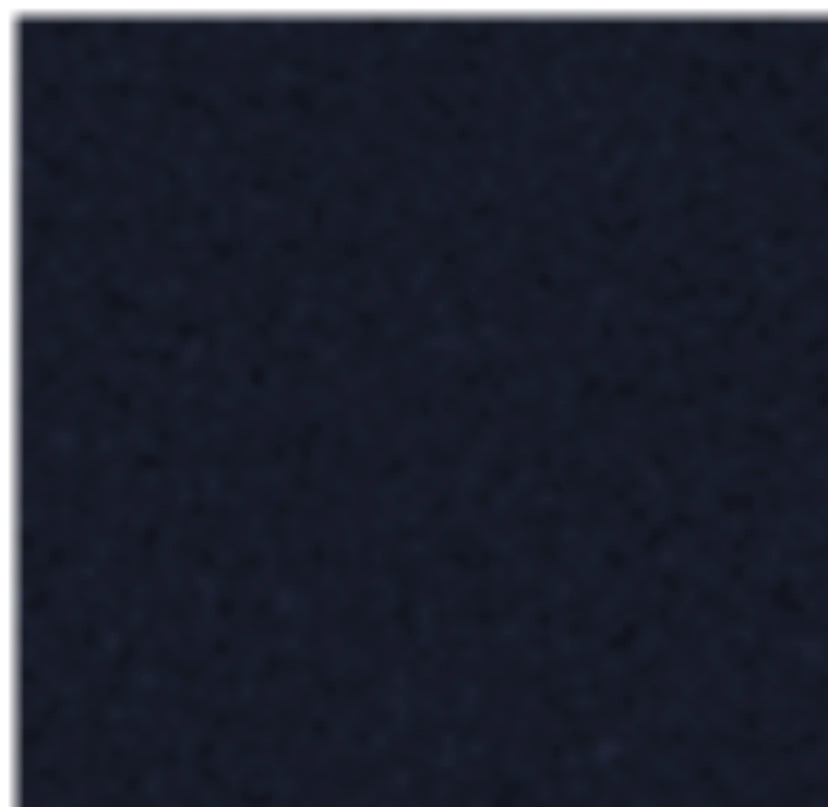
#> input picture assets/images/village/iso/sol/terrain_00.nuit.webp, 1656 x 1614 px (shown at 1/2 size)
$ python -i loupe_bc_sondes5.py   (imports and definitions only)
#> lines starting #> are read from the running program, lines starting #| are printed output that depends on the picture
#> further down, picture is the input picture: PIL image 1656x1614 RGBA; mean R, G, B, A 22.4, 26.6, 40.1, 245.1
#!/usr/bin/env python3
"""Loupe BC sondes-5: repaint a real capture's lower part (the try2 recipe), keep only the ground as a stamp.

    python3 scripts/iso/loupe_bc_sondes5.py prep | geom | paint [--try N] [--n 4] [--note ...] | check [--try N]
                                                | build [--try N] [--pick vK] | planche [--try N] [--pick vK]

Dev only, never wired into the app. FLUX goes through iso_loop's registry, generated in the cache then copied.
"""
import argparse
import concurrent.futures
import json
import math
import pathlib
import sys

sys.path.insert(0, str(pathlib.Path(__file__).parent))
sys.path.insert(0, str(pathlib.Path(__file__).parent.parent))
import loupe_bc_sol as sol
import loupe_targets as T
from cuire_sol import LARGEUR, PX, TERRAIN_XY, centre_px
from iso_loop import FLUX3, guard_endpoint, reserve, settle
from lib import flux
from PIL import Image, ImageChops, ImageDraw, ImageFilter, ImageStat

# [1 line that did not run here, left out]
CACHE = flux.ORIGINALS.parent / "loupes-sondes5"
# [1 line that did not run here, left out]
# [1 line that did not run here, left out]
# [1 line that did not run here, left out]
UP = 2  # 3 px/dp wanted, the screen draws Z = 1.5 px/dp: 2 output px per screen px
# Pieces, crops in screen px. L = the first probe (try1, try2). A and B: full width, B overlaps A by 140 px.
PIECES = {"L": (200, 1280, 856, 2048), "A": (0, 1300, 1080, 1900), "B": (0, 1760, 1080, 2400)}
PIECE = "L"
GEN = 1
CROP = PIECES[PIECE]
W, H = (CROP[2] - CROP[0]) * UP, (CROP[3] - CROP[1]) * UP


def set_gen(g):
    global GEN
    GEN = g


# [4 lines left out: function set_piece, not called in this run]
EACH = 0.14  # reservation per image, settled at the billed cost
# Baseline's screen-fixed bottom corner trees (defect G03), polygons in screen px, covered with meadow.
TREES = [
    [(1000, 1760), (1080, 1760), (1080, 2400), (700, 2400), (720, 2150), (760, 1960), (830, 1880)],
    [(0, 2000), (330, 2000), (330, 2400), (0, 2400)],
]


DY = 10  # measured on the road junction, terrain against capture: the vertex formula is ~10 screen px high


def scr2ter(sx, sy):
    """Screen px -> terrain px (a translate and a scale, the map is not rotated)."""
    return ((((sx - TX) / Z) + LARGEUR / 2 - TERRAIN_XY[0]) * PX, (((sy + DY - TY) / Z) - TERRAIN_XY[1]) * PX)


def base():
    return Image.open(T.LOUPES / "baseline/p06-jour.png").convert("RGB")


# Lift: the terrain's dark forest-floor polygons and the grey world edge, brought to the meadow's tone and value.
# Colour centres measured on the baseline (mean RGB of clean patches); the texture stays, only its mean moves.
MEADOW = (148, 142, 107)
CLASSES = ((110, 112, 97), (91, 87, 74))  # dark polygon floor, grey outside
LIFT_DIST = 18


def solid(c, size):
    return Image.new("RGB", size, c)


# [22 lines left out: function lift, not called in this run]


GAP = [  # more to paint out of the input: the left trunk at the edge, the real forest cluster at the road's end
    [(0, 1560), (90, 1560), (90, 1830), (0, 1830)],
    [(920, 1650), (1080, 1650), (1080, 1860), (920, 1860)],  # the real forest sprite at the right edge
    [(310, 2100), (380, 1960), (560, 1935), (700, 1955), (785, 2040), (775, 2185), (600, 2260), (430, 2225)],
]


def fill_trees(im):
    """Paint the corner trees and the cluster out of the input with the dark floor's tone plus a fine grain."""
    w, h = im.size
#> w = 1656; h = 1614
    grain = Image.effect_noise(im.size, 14).filter(ImageFilter.GaussianBlur(0.8))
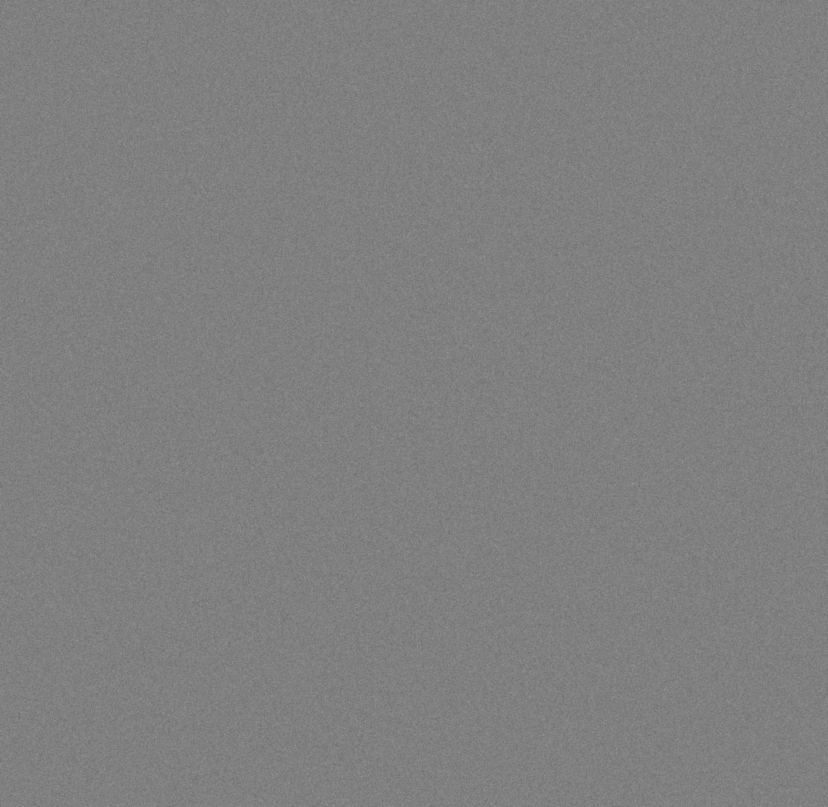
#> grain: PIL image 1656x1614 L (shown at 1/2 size); min 101, max 154, mean 127.5
    cover = ImageChops.add(solid(CLASSES[0], im.size), Image.merge("RGB", (grain, grain, grain)), 1, -128)
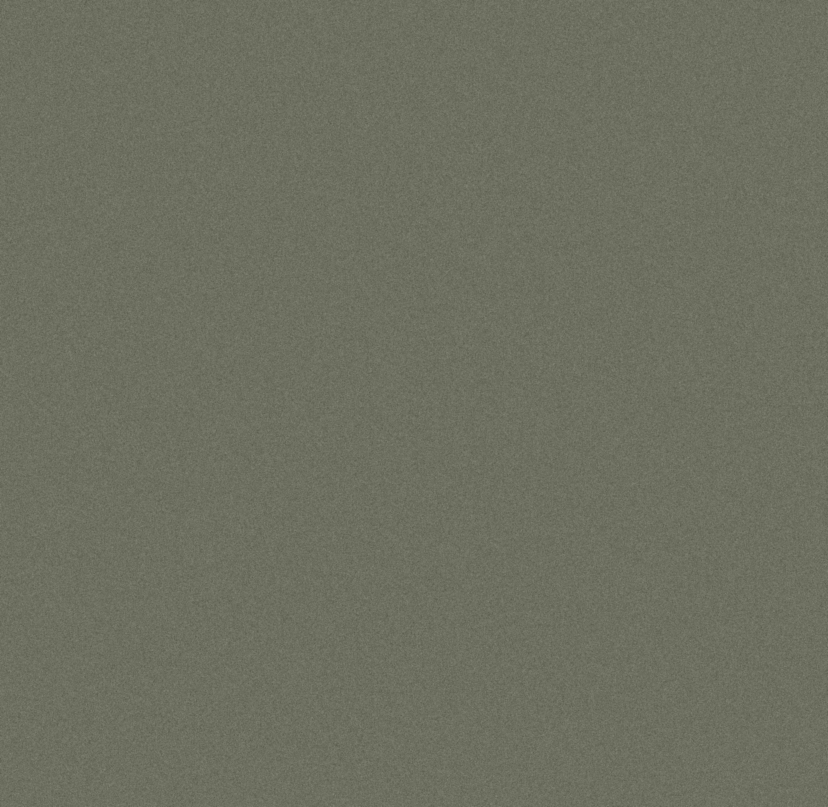
#> cover: PIL image 1656x1614 RGB (shown at 1/2 size); mean R, G, B 109.5, 111.5, 96.5
    m = Image.new("L", im.size, 0)
#> m: PIL image 1656x1614 L; every value is 0
    d = ImageDraw.Draw(m)
    extra = []
    if GEN >= 2:  # the capture's field sprites (runtime, switched off here) and the baked flat road shape go too
        for sp in DUMP["sprites"]:
            if sp.get("layer") == "field" and sp["y"] + sp["h"] > 1290 and sp["y"] < 2100 and sp["x"] + sp["w"] > 0 and sp["x"] < 1080:
                extra.append([(sp["x"], sp["y"]), (sp["x"] + sp["w"], sp["y"]), (sp["x"] + sp["w"], sp["y"] + sp["h"]), (sp["x"], sp["y"] + sp["h"])])
        extra.append([(380, 1690), (580, 1690), (640, 1960), (520, 1960)])
    for pol in TREES + GAP + extra:
        d.polygon(pol, fill=255)
    return Image.composite(cover, im, m.filter(ImageFilter.GaussianBlur(4)))


# [7 lines left out: function no_bars, not called in this run]


def source_path():
    return CACHE / f"source_{PIECE}{'' if GEN == 1 else GEN}.png"


# [50 lines left out: functions prep, geom, not called in this run]


PROMPT = """Paint over image 1, a crop of a screenshot of an isometric village game, keeping its exact camera and framing.
ABSOLUTE RULE: every building, palisade fence and wall, villager and the river stay exactly where they are, same size, same shape, same silhouette. Do not move, add or remove any building or any house. Do not change the camera. The walled village stays the same.
Change only the land around the village, so that it looks like a hand-painted fantasy world map: rich, inked, painted with visible brush strokes, warm late-afternoon light from the top left. The style is given by images 2 and 3: Franco-Belgian comic ink, matte, two or three values per surface.
What to paint on the land:
- A pale sand-grey packed-earth road with a winding, curving course, wide at the palisade gate and reaching it, with small edge stones and grass tufts breaking its edges, leaving through the bottom of the picture.
- One wheat plot beside the road: flat parallel bands of golden wheat on ochre earth, its edges irregular and softened into the meadow, never a rectangle, with a few stooks of wheat and a scarecrow.
- One vegetable plot on the other side of the road: tilled rows with green plants, a low wooden fence and a well, edges blended into the grass.
- Everything touches the ground: dirt rings, tufts, pebbles at the foot of every object. Nothing floats. Calm meadow rest areas, detail falls off away from the road and the walls.
- Surroundings one or two value steps darker and less saturated than the village core; the village stays the brightest and most contrasted area.
- Shadows fall to the bottom right, cool slate blue (#2E3552), never black.
No text, no letters, no runes, no glossy surfaces, no noise texture, no perfect symmetry, no parallax, no vignette frame, no new houses.
MANDATORY REMOVALS: (a) the two huge dark trees in the bottom corners are already painted out, keep those corners as ordinary meadow with small trees of normal size; (b) the large flat darker polygon shapes in the meadow must disappear, replaced by living varied land; (c) every rectangular grid field and every straight green hedge strip must disappear; (d) the pale flat road shape becomes the real road described above. The camera stays high: no sky anywhere; the land fills the whole image. No small symbols or icons.
"""


PROMPT_A = PROMPT.split("MANDATORY REMOVALS")[0] + """The ground is already one continuous living meadow: keep it so, with soft lighter and darker patches, grass tufts, flowers and small stones, no flat polygon, no straight diagonal edge, no beige flat patch. Replace the rectangular grid field sprites and straight hedge strips with the plots described above. The camera stays high: no sky anywhere; the land fills the whole image. No small symbols or icons.
"""
PROMPT_B = """Paint over image 1, a crop of a screenshot of an isometric village game, keeping its exact camera and framing. The top part shows a packed-earth road coming down from a palisade gate, already painted: keep that part exactly as it is.
Continue the picture downwards, hand-painted like the top: rich, inked, painted with visible brush strokes, warm late-afternoon light from the top left, Franco-Belgian comic ink, matte, two or three values per surface (style given by images 2 and 3).
- The pale sand-grey road keeps going: it continues its winding course from the top and reaches the very bottom edge of the picture, never stops, never ends in a dead end, with small edge stones and grass tufts breaking its edges.
- Everything else is ordinary ground seen from a high camera, to the very edges: meadow with soft lighter and darker patches, forest floor with moss, ferns, fallen leaves, brambles, low bushes, flowers, stones and tufts. The grey cloudy area and the bare corners at the bottom must become this same ground, no grey, no flat colour, no void, no edge of the world.
- A few trees of normal size and a few saplings, scattered, with open ground between them, every trunk rooted in undergrowth. Never a continuous wall of trees, the road and the ground stay visible. No giant tree, no huge foreground tree, trees all about the same scale as in the top part.
- Shadows fall to the bottom right, cool slate blue (#2E3552), never black. Everything touches the ground, nothing floats.
No text, no letters, no runes, no glossy surfaces, no noise texture, no perfect symmetry, no vignette frame, no sky, no buildings, no houses, no fences. No small symbols or icons.
"""
PROMPT_FOR = {("L", 1): PROMPT, ("A", 1): PROMPT_A, ("B", 1): PROMPT_B}
NO_TREES = "The ground carries NO trees at all and NO tree shadows and no cast shadows of any kind (trees are added later by the game): bushes under knee height and rocks are fine. "
PROMPT_A2 = PROMPT.split("What to paint on the land")[0].replace("a crop of a screenshot", "a crop of a screenshot with a constructed sketch drawn on it") + """What to paint on the land (the sketch in image 1 gives the exact places, keep them):
- The pale sand-grey packed-earth road already sketched in image 1: keep its exact course. It starts at the gap of the palisade (the gate), runs gently down to the left and leaves the picture at the left edge. Narrow, its width varies a little, small edge stones and grass tufts break its edges, clean end at the gate with no dirt blob and no scattered flowers where it meets the walls. A thin side track sketched below it, ends in the field.
- One wheat plot beside the road as sketched: flat parallel bands of golden wheat on ochre earth, its edges irregular and softened into the meadow, never a rectangle and never a grid of squares, with a few stooks of wheat, and a short earth track from the road to it.
- One vegetable plot as sketched, east of the wheat: tilled rows with green plants and a low wooden fence, edges blended into the grass.
- The meadow is olive (like #6A7442 in sunlight), less green and not yellow, with large calm areas, very few flowers, small tufts and pebbles at the foot of things, no flat polygon, no straight diagonal edge, no beige flat patch.
- Surroundings one or two value steps darker and less saturated than the village core; the village stays the brightest area.
""" + NO_TREES + """
No text, no letters, no runes, no glossy surfaces, no noise texture, no perfect symmetry, no vignette frame, no new houses, no sky. Every building, fence, wall and villager of image 1 stays exactly where it is. The camera stays high; the land fills the whole image. No small symbols or icons.
"""
PROMPT_B2 = """Paint over image 1, a crop of a screenshot of an isometric village game, keeping its exact camera and framing. Its top part is already painted (a meadow, a road leaving at the left, a wheat plot and a vegetable plot): keep that part exactly as it is.
Continue the picture downwards in the same hand-painted style, rich, inked, painted with visible brush strokes, warm late-afternoon light from the top left, Franco-Belgian comic ink, matte, two or three values per surface (style given by images 2 and 3).
- Everything below is ordinary ground seen from a high camera, to the very edges: olive meadow (like #6A7442 in sunlight), less green and not yellow, large calm areas, forest floor with moss, ferns, fallen leaves, brambles and low bushes under knee height, rocks and stones, very few flowers. The grey cloudy area and bare corners at the bottom become this same ground: no grey, no flat colour, no void, no edge of the world.
- If a thin track is sketched, follow it exactly, narrow, pale sand-grey, irregular edges; add no other road.
""" + NO_TREES + """
No text, no letters, no runes, no glossy surfaces, no noise texture, no perfect symmetry, no vignette frame, no sky, no buildings, no houses, no fences. No small symbols or icons.
"""
PROMPT_FOR[("A", 2)] = PROMPT_A2
PROMPT_FOR[("B", 2)] = PROMPT_B2
PROMPT_FOR[("B", 3)] = PROMPT_B2 + "No road, no track, no path, no field, no wheat, no crops and no plot anywhere in this picture: only meadow, forest floor, low bushes and rocks, continuing the ground of image 1 to every edge.\n"


# the road on its real path: rues.ts ported in rues_port.py
from rues_port import hasard, noeud, serpente, sortie  # noqa: E402,F401


def g2s(g):
    """Grid point (continuous) -> screen px, the camera of the dump."""
    return (g[0] - g[1]) * 24 * Z + TX - 0, (g[0] + g[1]) * 12 * Z + TY


STREET = [(12, 16), (12, 17), (12, 18), (12, 19)]


# [4 lines left out: function paths, not called in this run]


# the plots, in grid cells (all off the 20x20 grid: gy > 20), and the track to the wheat
WHEAT = (14.2, 21.6, 18.0, 23.4)
VEG = (19.2, 21.0, 22.8, 22.8)


# [30 lines left out: function route_json, not called in this run]


# [1 line that did not run here, left out]


def rnd(seed, i):
    return hasard(seed, i, 99, 5)


# [92 lines left out: functions ribbon_poly, resample, sketch, not called in this run]


def folder(n):
    return OUT / (f"try{n}" if PIECE == "L" else f"{PIECE}{n}")  # the generation is the attempt number


# [223 lines left out: functions paint, boxes, mask, check, build, planche and 2 more, not called in this run]


# [28 lines not run here, left out]

>>> from PIL import Image
>>> picture = Image.open('../../assets/images/village/iso/sol/terrain_00.nuit.webp')
>>> result = fill_trees(picture)
